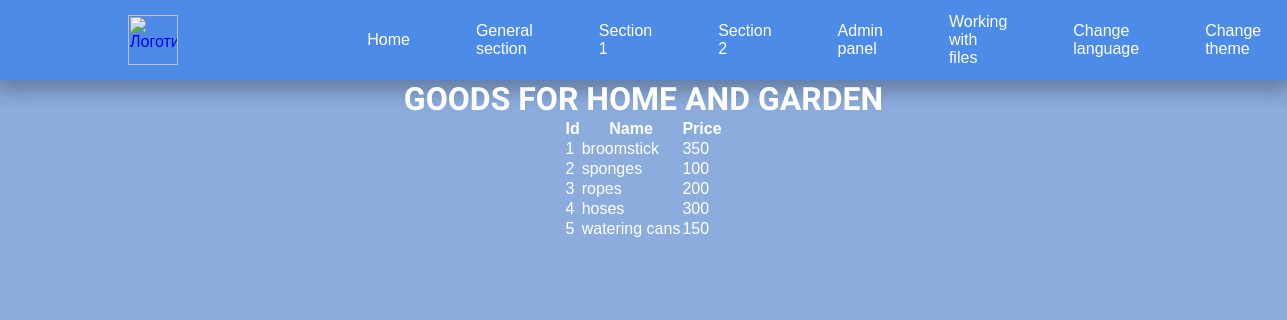
/pr5/www/dinamic/en/dinamic_2.php, run on the app's committed database.
### tables this page shows
CREATE TABLE IF NOT EXISTS home (
  ID INT(11) NOT NULL AUTO_INCREMENT,
  name VARCHAR(20) NOT NULL,
  price INT(40) NOT NULL,
  PRIMARY KEY (ID)
);

### pr5/www/dinamic/en/dinamic_2.php (the view, shortened to what this page needs)
<?php
    include ("en/header.php");
?>
<h3>Goods for home and garden</h3>
<table>
    <tr><th>Id</th><th>Name</th><th>Price</th></tr>
<?php
$mysqli = new mysqli("datab", "user", "password", "appDB");
$result = $mysqli->query("SELECT * FROM home");
foreach ($result as $row){
    echo "<tr><td>{$row['ID']}</td><td>{$row['name']}</td><td>{$row['price']}</td></tr>";
}
?>
</table>

### pr5/www/static/style2.css (style rules this page uses)
* { box-sizing: border-box; padding: 0; margin: 0; }
body { display: flex; height: 100vh; flex-direction: column; font-family: sans-serif; background: #8bacdd; color: white; }
h1, h2, h3 { font-size: 3rem; font-family: 'Oswald', sans-serif; text-transform: uppercase; }
h3 { font-size: 2rem; text-align: center; }
table { display: flex; height: 80vh; justify-content: center; }

### data on the page
home: ID "1", name "broomstick", price "350"
home: ID "2", name "sponges", price "100"
home: ID "3", name "ropes", price "200"
home: ID "4", name "hoses", price "300"
home: ID "5", name "watering cans", price "150"
